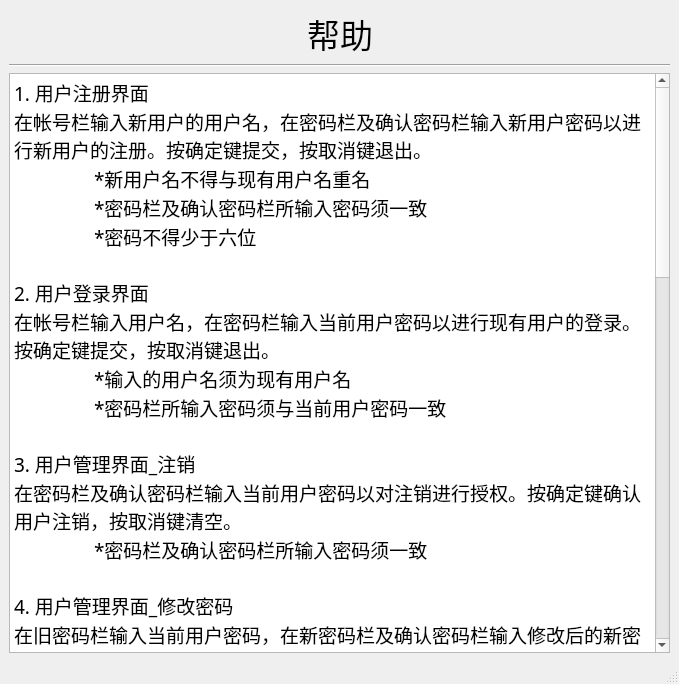
<?xml version="1.0" encoding="UTF-8"?>
<ui version="4.0">
 <class>help</class>
 <widget class="QMainWindow" name="help">
  <property name="geometry">
   <rect>
    <x>0</x>
    <y>0</y>
    <width>679</width>
    <height>684</height>
   </rect>
  </property>
  <property name="font">
   <font>
    <family>楷体</family>
   </font>
  </property>
  <property name="windowTitle">
   <string>帮助</string>
  </property>
  <widget class="QWidget" name="centralwidget">
   <layout class="QVBoxLayout" name="verticalLayout">
    <item>
     <layout class="QHBoxLayout" name="horizontalLayout">
      <item>
       <spacer name="horizontalSpacer_2">
        <property name="orientation">
         <enum>Qt::Horizontal</enum>
        </property>
        <property name="sizeHint" stdset="0">
         <size>
          <width>40</width>
          <height>20</height>
         </size>
        </property>
       </spacer>
      </item>
      <item>
       <widget class="QLabel" name="label">
        <property name="font">
         <font>
          <pointsize>25</pointsize>
         </font>
        </property>
        <property name="text">
         <string>帮助</string>
        </property>
       </widget>
      </item>
      <item>
       <spacer name="horizontalSpacer">
        <property name="orientation">
         <enum>Qt::Horizontal</enum>
        </property>
        <property name="sizeHint" stdset="0">
         <size>
          <width>40</width>
          <height>20</height>
         </size>
        </property>
       </spacer>
      </item>
     </layout>
    </item>
    <item>
     <widget class="Line" name="line">
      <property name="orientation">
       <enum>Qt::Horizontal</enum>
      </property>
     </widget>
    </item>
    <item>
     <widget class="QPlainTextEdit" name="plainTextEdit">
      <property name="font">
       <font>
        <pointsize>14</pointsize>
       </font>
      </property>
      <property name="readOnly">
       <bool>true</bool>
      </property>
      <property name="plainText">
       <string>1. 用户注册界面
在帐号栏输入新用户的用户名，在密码栏及确认密码栏输入新用户密码以进行新用户的注册。按确定键提交，按取消键退出。
	*新用户名不得与现有用户名重名
	*密码栏及确认密码栏所输入密码须一致
	*密码不得少于六位

2. 用户登录界面
在帐号栏输入用户名，在密码栏输入当前用户密码以进行现有用户的登录。按确定键提交，按取消键退出。
	*输入的用户名须为现有用户名
	*密码栏所输入密码须与当前用户密码一致

3. 用户管理界面_注销
在密码栏及确认密码栏输入当前用户密码以对注销进行授权。按确定键确认用户注销，按取消键清空。
	*密码栏及确认密码栏所输入密码须一致

4. 用户管理界面_修改密码
在旧密码栏输入当前用户密码，在新密码栏及确认密码栏输入修改后的新密码。按确定键提交，按取消键清空。
	*旧密码须与当前用户现密码相同
	*新密码不得与原密码相同
	*新密码栏及确认密码栏所输入密码须一致
	*新密码不得少于六位

5. 联系人管理_添加修改联系人
i：添加
选择添加功能，填写新联系人编号、姓名、类别、性别、电话号码、电子邮箱。按确定键提交，按取消键清空。
	*新联系人编号不得与现有联系人编号重复
	*
ii：修改
选择修改功能，输入需要进行修改的联系人编号，按刷新获取联系人现有信息，进行修改后按确定键提交，按取消键清空。
	*

6. 联系人管理_查询联系人
按需勾选姓名、性别、类别约束条件，并填入搜索关键字，按查询发起查询。
	*全不勾选则显示当前用户所有联系人

7. 联系人管理_删除联系人
在联系人编号栏填入需要进行删除的联系人编号，按删除键确认删除，按取消键清空。
	*

8. 联系人类别管理
i：新建
选择新建功能，按刷新键自动获取类别编号，在类别名称栏填写新类别名称，备注选填。按确定键提交，按取消键清空。
	*新类别名称不得与现有类别名称相同
ii：修改
选择修改功能，在类别名称栏输入需要进行修改的类别名称，按确定键提交并在弹出的新窗口中填入新类别名；按取消键清空。
	*修改后的类别名不得与原类别名或现有类别名相同
iii：删除
选择删除功能，在类别名称栏输入需要进行删除的类别名称，按确定键提交并在弹出的新窗口中确认是否进行删除；按取消键清空。
	*</string>
      </property>
     </widget>
    </item>
   </layout>
  </widget>
  <widget class="QMenuBar" name="menubar">
   <property name="geometry">
    <rect>
     <x>0</x>
     <y>0</y>
     <width>679</width>
     <height>21</height>
    </rect>
   </property>
  </widget>
  <widget class="QStatusBar" name="statusbar"/>
 </widget>
 <resources/>
 <connections/>
</ui>
